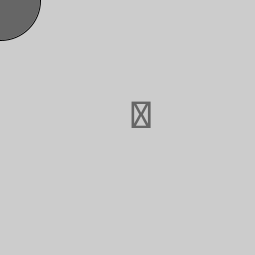
Frame 1 (no input)
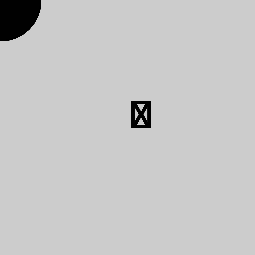
Frame 60 (the mouse pressed at the canvas centre just before this capture)
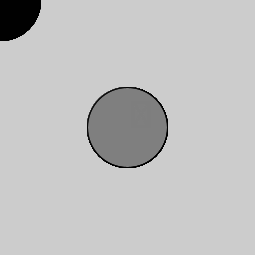
Frame 120 (the mouse held since frame 60 and released just before this capture)

The Processing sketch that drew these frames (run headless with seeded random() and noise(); from frame 60 on, the mouse is pressed at the canvas centre):

// Processing sketch: sketch_160331a
// ── sketch_160331a.pde
void setup() {
  size(255, 255);
  textSize(40);
}

void draw() {
  fill(mouseX, mouseY, (mouseX + mouseY)/2, 255/2);
  ellipse(mouseX, mouseY, 80, 80);
  
  text(key, 128, 128);
}
